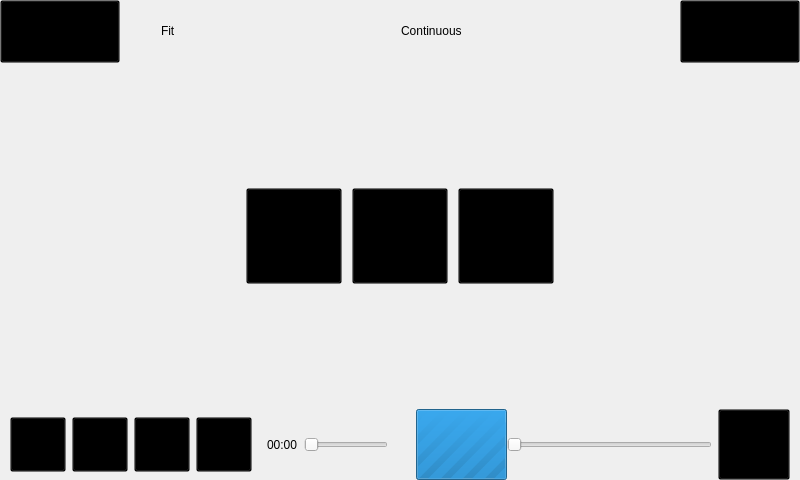
<?xml version="1.0" encoding="UTF-8"?>
<ui version="4.0">
 <class>VideoNowPlayingWindow</class>
 <widget class="QMainWindow" name="VideoNowPlayingWindow">
  <property name="geometry">
   <rect>
    <x>0</x>
    <y>0</y>
    <width>800</width>
    <height>480</height>
   </rect>
  </property>
  <property name="windowTitle">
   <string>Now Playing</string>
  </property>
  <widget class="QWidget" name="centralwidget">
   <layout class="QVBoxLayout" name="verticalLayout">
    <property name="spacing">
     <number>0</number>
    </property>
    <property name="margin">
     <number>0</number>
    </property>
    <item>
     <widget class="QWidget" name="settingsWidget" native="true">
      <layout class="QHBoxLayout" name="horizontalLayout_2">
       <property name="margin">
        <number>0</number>
       </property>
       <item>
        <widget class="QToolButton" name="wmEditButton">
         <property name="focusPolicy">
          <enum>Qt::NoFocus</enum>
         </property>
         <property name="styleSheet">
          <string notr="true">background: transparent;</string>
         </property>
         <property name="iconSize">
          <size>
           <width>112</width>
           <height>56</height>
          </size>
         </property>
        </widget>
       </item>
       <item>
        <widget class="QWidget" name="settingsOverlay" native="true">
         <property name="sizePolicy">
          <sizepolicy hsizetype="Preferred" vsizetype="Preferred">
           <horstretch>0</horstretch>
           <verstretch>0</verstretch>
          </sizepolicy>
         </property>
         <layout class="QHBoxLayout" name="horizontalLayout">
          <property name="spacing">
           <number>0</number>
          </property>
          <property name="leftMargin">
           <number>16</number>
          </property>
          <property name="topMargin">
           <number>0</number>
          </property>
          <property name="rightMargin">
           <number>0</number>
          </property>
          <property name="bottomMargin">
           <number>0</number>
          </property>
          <item>
           <widget class="QCheckBox" name="fitCheckBox">
            <property name="focusPolicy">
             <enum>Qt::NoFocus</enum>
            </property>
            <property name="styleSheet">
             <string notr="true">background: transparent;</string>
            </property>
            <property name="text">
             <string>Fit</string>
            </property>
           </widget>
          </item>
          <item>
           <spacer name="horizontalSpacer_2">
            <property name="orientation">
             <enum>Qt::Horizontal</enum>
            </property>
            <property name="sizeType">
             <enum>QSizePolicy::MinimumExpanding</enum>
            </property>
            <property name="sizeHint" stdset="0">
             <size>
              <width>200</width>
              <height>20</height>
             </size>
            </property>
           </spacer>
          </item>
          <item>
           <widget class="QCheckBox" name="continuousCheckBox">
            <property name="focusPolicy">
             <enum>Qt::NoFocus</enum>
            </property>
            <property name="styleSheet">
             <string notr="true">background: transparent;</string>
            </property>
            <property name="text">
             <string>Continuous</string>
            </property>
           </widget>
          </item>
         </layout>
        </widget>
       </item>
       <item>
        <spacer name="horizontalSpacer">
         <property name="orientation">
          <enum>Qt::Horizontal</enum>
         </property>
         <property name="sizeType">
          <enum>QSizePolicy::Expanding</enum>
         </property>
         <property name="sizeHint" stdset="0">
          <size>
           <width>40</width>
           <height>20</height>
          </size>
         </property>
        </spacer>
       </item>
       <item>
        <widget class="QToolButton" name="wmCloseButton">
         <property name="focusPolicy">
          <enum>Qt::NoFocus</enum>
         </property>
         <property name="styleSheet">
          <string notr="true">background: transparent;</string>
         </property>
         <property name="iconSize">
          <size>
           <width>112</width>
           <height>56</height>
          </size>
         </property>
        </widget>
       </item>
      </layout>
     </widget>
    </item>
    <item>
     <spacer name="verticalSpacer_2">
      <property name="orientation">
       <enum>Qt::Vertical</enum>
      </property>
      <property name="sizeHint" stdset="0">
       <size>
        <width>20</width>
        <height>40</height>
       </size>
      </property>
     </spacer>
    </item>
    <item>
     <layout class="QHBoxLayout" name="controlLayout">
      <property name="topMargin">
       <number>0</number>
      </property>
      <item>
       <widget class="QWidget" name="controlOverlay" native="true">
        <property name="sizePolicy">
         <sizepolicy hsizetype="Maximum" vsizetype="Maximum">
          <horstretch>0</horstretch>
          <verstretch>0</verstretch>
         </sizepolicy>
        </property>
        <property name="autoFillBackground">
         <bool>true</bool>
        </property>
        <layout class="QHBoxLayout" name="controlButtonsLayout">
         <property name="spacing">
          <number>10</number>
         </property>
         <property name="margin">
          <number>0</number>
         </property>
         <item>
          <widget class="QToolButton" name="prevButton">
           <property name="sizePolicy">
            <sizepolicy hsizetype="Expanding" vsizetype="Expanding">
             <horstretch>0</horstretch>
             <verstretch>0</verstretch>
            </sizepolicy>
           </property>
           <property name="minimumSize">
            <size>
             <width>96</width>
             <height>96</height>
            </size>
           </property>
           <property name="maximumSize">
            <size>
             <width>96</width>
             <height>96</height>
            </size>
           </property>
           <property name="focusPolicy">
            <enum>Qt::NoFocus</enum>
           </property>
           <property name="styleSheet">
            <string notr="true">background: transparent;</string>
           </property>
           <property name="iconSize">
            <size>
             <width>64</width>
             <height>64</height>
            </size>
           </property>
           <property name="autoRepeat">
            <bool>true</bool>
           </property>
           <property name="autoRepeatDelay">
            <number>1000</number>
           </property>
          </widget>
         </item>
         <item>
          <widget class="QToolButton" name="playButton">
           <property name="sizePolicy">
            <sizepolicy hsizetype="Expanding" vsizetype="Expanding">
             <horstretch>0</horstretch>
             <verstretch>0</verstretch>
            </sizepolicy>
           </property>
           <property name="minimumSize">
            <size>
             <width>96</width>
             <height>96</height>
            </size>
           </property>
           <property name="maximumSize">
            <size>
             <width>96</width>
             <height>96</height>
            </size>
           </property>
           <property name="focusPolicy">
            <enum>Qt::NoFocus</enum>
           </property>
           <property name="styleSheet">
            <string notr="true">background: transparent;</string>
           </property>
           <property name="iconSize">
            <size>
             <width>64</width>
             <height>64</height>
            </size>
           </property>
          </widget>
         </item>
         <item>
          <widget class="QToolButton" name="nextButton">
           <property name="sizePolicy">
            <sizepolicy hsizetype="Expanding" vsizetype="Expanding">
             <horstretch>0</horstretch>
             <verstretch>0</verstretch>
            </sizepolicy>
           </property>
           <property name="minimumSize">
            <size>
             <width>96</width>
             <height>96</height>
            </size>
           </property>
           <property name="maximumSize">
            <size>
             <width>96</width>
             <height>96</height>
            </size>
           </property>
           <property name="focusPolicy">
            <enum>Qt::NoFocus</enum>
           </property>
           <property name="styleSheet">
            <string notr="true">background: transparent;</string>
           </property>
           <property name="iconSize">
            <size>
             <width>64</width>
             <height>64</height>
            </size>
           </property>
           <property name="autoRepeat">
            <bool>true</bool>
           </property>
           <property name="autoRepeatDelay">
            <number>1000</number>
           </property>
          </widget>
         </item>
        </layout>
       </widget>
      </item>
     </layout>
    </item>
    <item>
     <spacer name="verticalSpacer">
      <property name="orientation">
       <enum>Qt::Vertical</enum>
      </property>
      <property name="sizeHint" stdset="0">
       <size>
        <width>20</width>
        <height>40</height>
       </size>
      </property>
     </spacer>
    </item>
    <item>
     <widget class="QWidget" name="toolbarOverlay" native="true">
      <property name="sizePolicy">
       <sizepolicy hsizetype="Preferred" vsizetype="Maximum">
        <horstretch>0</horstretch>
        <verstretch>0</verstretch>
       </sizepolicy>
      </property>
      <layout class="QHBoxLayout" name="toolbarLayout">
       <property name="spacing">
        <number>0</number>
       </property>
       <property name="leftMargin">
        <number>10</number>
       </property>
       <property name="topMargin">
        <number>0</number>
       </property>
       <property name="rightMargin">
        <number>10</number>
       </property>
       <property name="bottomMargin">
        <number>0</number>
       </property>
       <item>
        <widget class="QWidget" name="buttonWidget" native="true">
         <layout class="QHBoxLayout" name="buttonLayout">
          <property name="margin">
           <number>0</number>
          </property>
          <item>
           <widget class="QToolButton" name="detailsButton">
            <property name="focusPolicy">
             <enum>Qt::NoFocus</enum>
            </property>
            <property name="styleSheet">
             <string notr="true">background: transparent;</string>
            </property>
            <property name="iconSize">
             <size>
              <width>48</width>
              <height>48</height>
             </size>
            </property>
           </widget>
          </item>
          <item>
           <widget class="QToolButton" name="bookmarkButton">
            <property name="focusPolicy">
             <enum>Qt::NoFocus</enum>
            </property>
            <property name="visible">
             <bool>false</bool>
            </property>
            <property name="styleSheet">
             <string notr="true">background: transparent;</string>
            </property>
            <property name="iconSize">
             <size>
              <width>48</width>
              <height>48</height>
             </size>
            </property>
           </widget>
          </item>
          <item>
           <widget class="QToolButton" name="shareButton">
            <property name="focusPolicy">
             <enum>Qt::NoFocus</enum>
            </property>
            <property name="visible">
             <bool>false</bool>
            </property>
            <property name="styleSheet">
             <string notr="true">background: transparent;</string>
            </property>
            <property name="iconSize">
             <size>
              <width>48</width>
              <height>48</height>
             </size>
            </property>
           </widget>
          </item>
          <item>
           <widget class="QToolButton" name="deleteButton">
            <property name="focusPolicy">
             <enum>Qt::NoFocus</enum>
            </property>
            <property name="visible">
             <bool>false</bool>
            </property>
            <property name="styleSheet">
             <string notr="true">background: transparent;</string>
            </property>
            <property name="iconSize">
             <size>
              <width>48</width>
              <height>48</height>
             </size>
            </property>
           </widget>
          </item>
          <item>
           <widget class="QWidget" name="positionWidget" native="true">
            <layout class="QHBoxLayout" name="positionLayout">
             <item>
              <widget class="QLabel" name="currentPositionLabel">
               <property name="sizePolicy">
                <sizepolicy hsizetype="Preferred" vsizetype="Expanding">
                 <horstretch>0</horstretch>
                 <verstretch>0</verstretch>
                </sizepolicy>
               </property>
               <property name="text">
                <string notr="true">00:00</string>
               </property>
              </widget>
             </item>
             <item>
              <widget class="QSlider" name="positionSlider">
               <property name="enabled">
                <bool>false</bool>
               </property>
               <property name="sizePolicy">
                <sizepolicy hsizetype="Expanding" vsizetype="Expanding">
                 <horstretch>0</horstretch>
                 <verstretch>0</verstretch>
                </sizepolicy>
               </property>
               <property name="focusPolicy">
                <enum>Qt::NoFocus</enum>
               </property>
               <property name="orientation">
                <enum>Qt::Horizontal</enum>
               </property>
              </widget>
             </item>
             <item>
              <widget class="QLabel" name="videoLengthLabel">
               <property name="sizePolicy">
                <sizepolicy hsizetype="Preferred" vsizetype="Fixed">
                 <horstretch>0</horstretch>
                 <verstretch>0</verstretch>
                </sizepolicy>
               </property>
              </widget>
             </item>
            </layout>
           </widget>
          </item>
          <item>
           <widget class="QProgressBar" name="bufferBar">
            <property name="sizePolicy">
             <sizepolicy hsizetype="Expanding" vsizetype="Expanding">
              <horstretch>0</horstretch>
              <verstretch>0</verstretch>
             </sizepolicy>
            </property>
            <property name="visible">
             <bool>false</bool>
            </property>
            <property name="maximum">
             <number>0</number>
            </property>
            <property name="alignment">
             <set>Qt::AlignCenter</set>
            </property>
            <property name="textVisible">
             <bool>true</bool>
            </property>
           </widget>
          </item>
         </layout>
        </widget>
       </item>
       <item>
        <widget class="QWidget" name="volumeWidget" native="true">
         <layout class="QHBoxLayout" name="volumeLayout">
          <property name="margin">
           <number>0</number>
          </property>
          <item>
           <widget class="QSlider" name="volumeSlider">
            <property name="sizePolicy">
             <sizepolicy hsizetype="Expanding" vsizetype="Expanding">
              <horstretch>0</horstretch>
              <verstretch>0</verstretch>
             </sizepolicy>
            </property>
            <property name="focusPolicy">
             <enum>Qt::NoFocus</enum>
            </property>
            <property name="visible">
             <bool>false</bool>
            </property>
            <property name="maximum">
             <number>100</number>
            </property>
            <property name="orientation">
             <enum>Qt::Horizontal</enum>
            </property>
           </widget>
          </item>
          <item>
           <widget class="QToolButton" name="volumeButton">
            <property name="focusPolicy">
             <enum>Qt::NoFocus</enum>
            </property>
            <property name="styleSheet">
             <string notr="true">background: transparent;</string>
            </property>
            <property name="iconSize">
             <size>
              <width>64</width>
              <height>64</height>
             </size>
            </property>
           </widget>
          </item>
         </layout>
        </widget>
       </item>
      </layout>
     </widget>
    </item>
    <item>
     <widget class="QWidget" name="videoWidget" native="true">
      <property name="sizePolicy">
       <sizepolicy hsizetype="Preferred" vsizetype="Maximum">
        <horstretch>0</horstretch>
        <verstretch>0</verstretch>
       </sizepolicy>
      </property>
     </widget>
    </item>
   </layout>
  </widget>
 </widget>
 <resources/>
 <connections/>
</ui>
